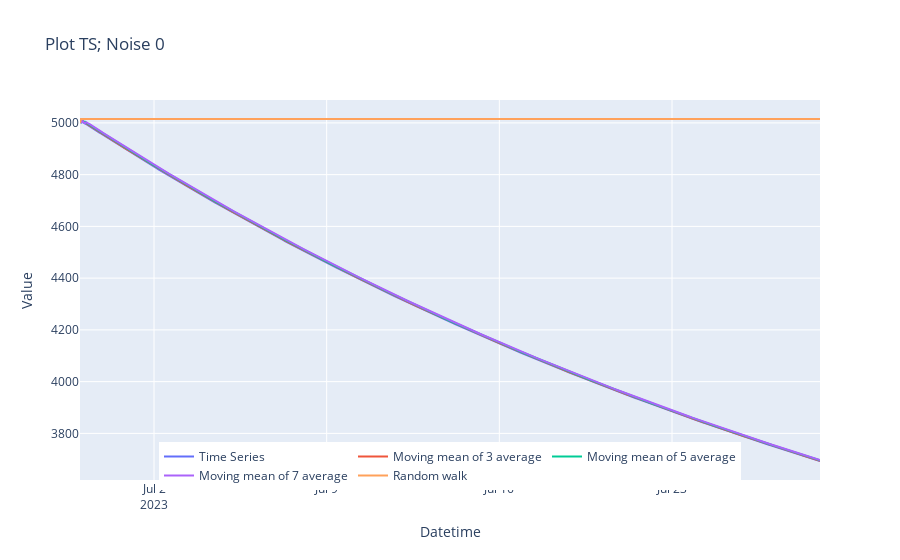

Notebook cell for this chart:
### Code cell
fig = go.Figure()
fig.add_trace(go.Scatter(x=datelist.index, y=list_ts[0].values, name='Time Series'))
fig.add_trace(go.Scatter(x=datelist.index, y=list_SMA3[0].values, name='Moving mean of 3 average'))
fig.add_trace(go.Scatter(x=datelist.index, y=list_SMA5[0].values, name='Moving mean of 5 average'))
fig.add_trace(go.Scatter(x=datelist.index, y=list_SMA7[0].values, name='Moving mean of 7 average'))
fig.add_trace(go.Scatter(x=datelist.index, y=list_rd_walk[0].values, name='Random walk'))
fig.update_layout(legend_orientation='h', legend=dict(x=.5,y=0.1, xanchor="center"), title="Plot TS; Noise 0", xaxis_title="Datetime", yaxis_title="Value")

### Figure 1 — Plotly figure (JSON) as saved in the notebook; plotly's stock layout.template omitted (floating-point values rounded to 4 significant figures; data arrays with more than 128 entries replaced by an {"elided": "..."} marker saying what was removed)
{"data": [{"name": "Time Series", "type": "scatter", "x": {"elided": "721 str values"}, "y": {"elided": "721 float values"}}, {"name": "Moving mean of 3 average", "type": "scatter", "x": {"elided": "721 str values"}, "y": {"elided": "721 float values"}}, {"name": "Moving mean of 5 average", "type": "scatter", "x": {"elided": "721 str values"}, "y": {"elided": "721 float values"}}, {"name": "Moving mean of 7 average", "type": "scatter", "x": {"elided": "721 str values"}, "y": {"elided": "721 float values"}}, {"name": "Random walk", "type": "scatter", "x": {"elided": "721 str values"}, "y": {"elided": "721 int values"}}], "layout": {"legend": {"orientation": "h", "x": 0.5, "xanchor": "center", "y": 0.1}, "title": {"text": "Plot TS; Noise 0"}, "xaxis": {"title": {"text": "Datetime"}}, "yaxis": {"title": {"text": "Value"}}}}
